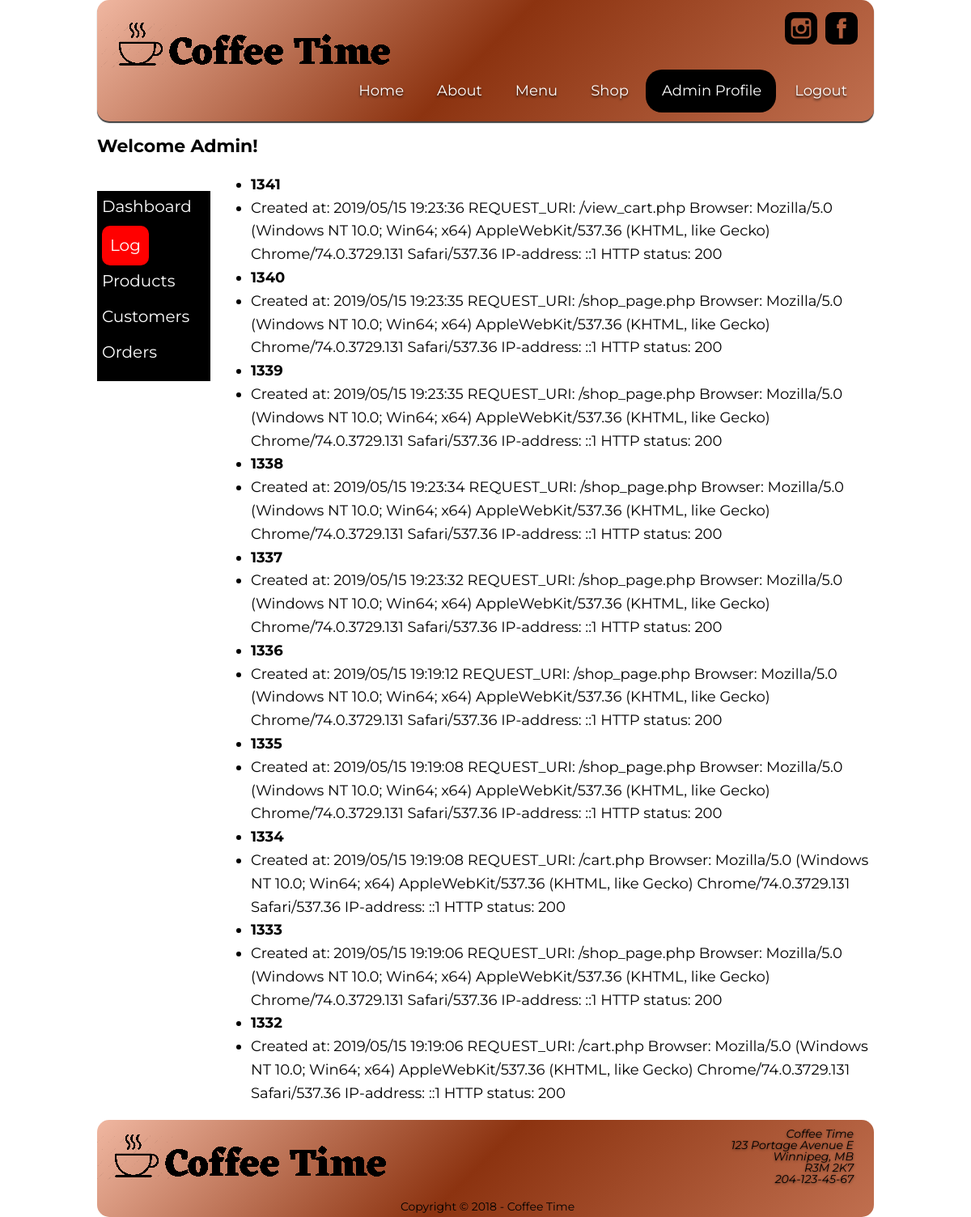
The app's page /admin_page.php (signed in) with its own data.
### tables this page shows
CREATE TABLE `log` (
  `id` int(11) NOT NULL AUTO_INCREMENT,
  `event` text,
  PRIMARY KEY (`id`)
);

### public/admin_page.php (the view, shortened to what this page needs)
<?php
require __DIR__ . '/../config/config.php';
$title = 'admin_page';
$h1 = 'Welcome Admin!';
$query = "SELECT *
          FROM log
          ORDER BY id DESC
          LIMIT 10";
$stmt = $dbh->prepare($query);
$stmt->execute();
$result = $stmt->fetchAll(\PDO::FETCH_ASSOC);
include __DIR__ . '/../inc/header.inc.php';
?>
  <main>
    <h1><?=$h1?></h1>
<?php include __DIR__ . '/../inc/admin.inc.php'; ?>
<div id="admin_page" style="background-color: #fff; margin-left: 150px" >
<?php if ($result) : ?>
<ul>
    <?php foreach ($result as $value) :?>
     <li><strong><?php echo $value['id'] ?></strong></li>
     <li><?php echo $value['event'] ?></li>
    <?php endforeach; ?>
</ul>
<?php else : ?>
  <h2>Sorry ther is an error in your events</h2>
<?php endif; ?>
</div>
</body>
    <?php
    include __DIR__ . '/../inc/footer.inc.php';
    ?>
</html>

### inc/header.inc.php (shortened to what this page needs)
<!doctype html>
<html lang="en">
  <head>
    <link rel="stylesheet"
          href="styles/capstone_project_screen.css"
          type="text/css"
          media="screen and (min-width: 751px)"
    />
    <link rel="stylesheet"
          href="styles/capstone_mobile.css"
          type="text/css"
          media="screen and (max-width: 750px)"
    />
    <link rel="stylesheet"
          href="styles/capstone_print.css"
          type="text/css"
          media="print"
    />
  </head>
    <body id="<?=$title?>">
    <div id="wrapper">
      <header>
        <div id="header">
          <div id="main_logo"></div>
          <div id="facebook"></div>
          <div id="instagram"></div>
        </div>
        <nav>
          <ul id="navlist">
            <li><a href="index.php" class="page1">Home</a></li>
            <li><a href="about_page.php" class="page2">About</a></li>
            <li><a href="menu_page.php" class="page3">Menu</a></li>
            <li><a href="shop_page.php" class="page4">Shop</a></li>
            <?php if (empty($_SESSION['logged_in'])) : ?>
            <li><a href="login_page.php" class="page5">LogIn</a></li>
            <li><a href="register_page.php" class="page6">Register</a></li>
            <?php else : ?>
                <?php if (!empty($_SESSION['admin'])) :?>
              <li><a href="admin_dashboard.php" class="page10" style="background-color: #000">Admin Profile</a></li>
              <li><a href="login_page.php?logout=1">Logout</a></li>
                <?php else :?>
              <li><a href="profile_page.php" class="page7">Profile</a></li>
              <li><a href="payment.php" class="page8">Payment</a></li>
              <li><a href="login_page.php?logout=1">LogOut</a></li>
                <?php endif ?>
            <?php endif ?>
          </ul>
        </nav>
      </header>

### inc/admin.inc.php (shortened to what this page needs)
<!doctype html>
<html lang="en">
  <head>
    <div id="nav_admin">
    <nav>
        <ul>
          <li><a href="admin_dashboard.php" class="page11">Dashboard</a></li>
          <li><a href="admin_page.php" class="page12">Log</a></li>
          <li><a href="admin_products.php" class="page13">Products</a></li>
          <li><a href="admin_customers.php" class="page14">Customers</a></li>
          <li><a href="admin_orders.php" class="page15">Orders</a></li>
        </ul>
    </nav>
  </div>

### inc/footer.inc.php (shortened to what this page needs)
  <footer>
        <div id="main_logo_footer">
        </div>
        <div id="address">
          <address>
            Coffee Time<br />
            123 Portage Avenue E<br />
            Winnipeg, MB<br />
            R3M 2K7<br />
            204-123-45-67
          </address>
        </div>
        <p class="copy">Copyright &copy; 2018 - Coffee Time</p>
  </footer>
</body>
</html>

### public/styles/capstone_project_screen.css (style rules this page uses)
body { font-size: 18px; line-height: 1.3em; font-family: 'Montserrat', Arial, sans-serif; color: #000; background-color: #fff; margin: 0 auto; }
#wrapper { width: 960px; top: 0; margin: 0 auto; background-color: #fff; position: relative; }
header { background-color: #fff; width: 100%; position: relative; }
div #main_logo { width: 373px; height: 83px; margin-left: 5px; top: 10px; background-image: url(../images/new_logo1.png); background-repeat: no-repeat; position: absolute; z-index: 10000; }
div #facebook { background-image: url(../images/fb_icon.svg); background-repeat: no-repeat; width: 40px; height: 40px; position: absolute; right: 20px; margin-top: 15px; }
div #instagram { background-image: url(../images/insta_icon.svg); background-repeat: no-repeat; width: 40px; height: 40px; position: absolute; right: 70px; margin-top: 15px; }
div #header { width: 100%; height:150px; border-radius: 15px; background: linear-gradient(135deg, #f0b7a1 0%,#8c3310 49%,#8c3310 49%,#bf6e4e 99%,#8c3310 100%,#752201 100%); box-shadow: 0 2px 1px rgba(0,0,0,0.75); background-color: #a95b0d; position: relative; }
div#nav_admin nav { width: 140px; height: 235px; float: left; background-color: #000; text-align: left; margin-top: 25px; color: #fff; margin-bottom: 15px; }
div#nav_admin nav ul { margin: 0px; padding-left: 1px; left: 5px; }
div#nav_admin nav ul li { display: inline-block; list-style-type: none; }
div#nav_admin nav ul li a { padding: 5px 0px 10px 5px; display: block; text-decoration: none; color: #fff; font-size: 20px; }
#admin_dashboard_page div#nav_admin nav ul li a.page11, #admin_page div#nav_admin nav ul li a.page12, #admin_products_page div#nav_admin nav ul li a.page13, #admin_customers_page div#nav_admin nav ul li a.page14, #admin_orders_page div#nav_admin nav ul li a.page15 { background-color: #f00; padding: 10px; margin-left: 5px; border-radius: 10px; }
header nav { width: 100%; min-height: auto; text-align: center; position: absolute; top: 78px; }
header nav ul { margin: 0; position: absolute; right: 12px; }
header nav ul li { display: inline-block; list-style-type: none; float: left; padding-top: 8px; padding-right: 3px; }
header nav ul li a { font-size: 24px; padding: 15px 18px 15px 20px; border-radius: 20px; display: block; text-decoration: none; color: #fff; text-shadow: 0 2px 3px rgba(0,0,0,0.8); opacity: 1; font-size: 18px; transition: all ease-in-out .2s; }
main { font-size: 18px; display: block; background-color: #fff; line-height: 1.6em; min-height: 1100px; text-align: left; z-index: 10; margin: 0 auto; position: relative; }
main p { margin-left: 5px; }
h1 { text-align: left; font-size: 22px; font-weight: 700; margin-top: 17px; }
footer { min-height: 120px; background-color: #a95b0d; background: linear-gradient(135deg, #f0b7a1 0%,#8c3310 49%,#8c3310 49%,#bf6e4e 99%,#8c3310 100%,#752201 100%); border-radius: 15px; position: relative; margin-top: 15px; }
footer div#address address { position: absolute; text-align: right; font-style: italic; font-size: 14px; right: 25px; top: 10px; line-height: 1em; text-shadow: 0px 1px 3px rgba(0,0,0,0.5); z-index: 10; }
footer div#main_logo_footer { background-image: url(../images/new_logo1.png); background-repeat: no-repeat; position: absolute; width: 373px; height: 83px; padding: 10px; }
footer p.copy { font-size: 14px; text-align: center; padding-top: 100px; line-height: 1em; }
ul li a { color: #f60; background-color: transparent; text-decoration: underline; padding-left: 5px; }

### inc/header.inc.php (style rules this page uses)
@media screen and (min-width: 769px) { #wrapper { width: 960px; background-color: #fff; position: relative; } }

### records on screen
log: id "1341", event "Created at: 2019/05/15 19:23:36 REQUEST_URI: /view_cart.php Browser: Mozilla/5.0 (Windows NT 10.0; Win64; x64) AppleWebKit/537.36 (KHTML, like Gecko) Chrome/74.0.3729.131 Safari/537.36 IP-address: ::1 HTTP status: 200"
log: id "1340", event "Created at: 2019/05/15 19:23:35 REQUEST_URI: /shop_page.php Browser: Mozilla/5.0 (Windows NT 10.0; Win64; x64) AppleWebKit/537.36 (KHTML, like Gecko) Chrome/74.0.3729.131 Safari/537.36 IP-address: ::1 HTTP status: 200"
log: id "1339", event "Created at: 2019/05/15 19:23:35 REQUEST_URI: /shop_page.php Browser: Mozilla/5.0 (Windows NT 10.0; Win64; x64) AppleWebKit/537.36 (KHTML, like Gecko) Chrome/74.0.3729.131 Safari/537.36 IP-address: ::1 HTTP status: 200"
log: id "1338", event "Created at: 2019/05/15 19:23:34 REQUEST_URI: /shop_page.php Browser: Mozilla/5.0 (Windows NT 10.0; Win64; x64) AppleWebKit/537.36 (KHTML, like Gecko) Chrome/74.0.3729.131 Safari/537.36 IP-address: ::1 HTTP status: 200"
log: id "1337", event "Created at: 2019/05/15 19:23:32 REQUEST_URI: /shop_page.php Browser: Mozilla/5.0 (Windows NT 10.0; Win64; x64) AppleWebKit/537.36 (KHTML, like Gecko) Chrome/74.0.3729.131 Safari/537.36 IP-address: ::1 HTTP status: 200"
log: id "1336", event "Created at: 2019/05/15 19:19:12 REQUEST_URI: /shop_page.php Browser: Mozilla/5.0 (Windows NT 10.0; Win64; x64) AppleWebKit/537.36 (KHTML, like Gecko) Chrome/74.0.3729.131 Safari/537.36 IP-address: ::1 HTTP status: 200"
log: id "1335", event "Created at: 2019/05/15 19:19:08 REQUEST_URI: /shop_page.php Browser: Mozilla/5.0 (Windows NT 10.0; Win64; x64) AppleWebKit/537.36 (KHTML, like Gecko) Chrome/74.0.3729.131 Safari/537.36 IP-address: ::1 HTTP status: 200"
log: id "1334", event "Created at: 2019/05/15 19:19:08 REQUEST_URI: /cart.php Browser: Mozilla/5.0 (Windows NT 10.0; Win64; x64) AppleWebKit/537.36 (KHTML, like Gecko) Chrome/74.0.3729.131 Safari/537.36 IP-address: ::1 HTTP status: 200"
log: id "1333", event "Created at: 2019/05/15 19:19:06 REQUEST_URI: /shop_page.php Browser: Mozilla/5.0 (Windows NT 10.0; Win64; x64) AppleWebKit/537.36 (KHTML, like Gecko) Chrome/74.0.3729.131 Safari/537.36 IP-address: ::1 HTTP status: 200"
log: id "1332", event "Created at: 2019/05/15 19:19:06 REQUEST_URI: /cart.php Browser: Mozilla/5.0 (Windows NT 10.0; Win64; x64) AppleWebKit/537.36 (KHTML, like Gecko) Chrome/74.0.3729.131 Safari/537.36 IP-address: ::1 HTTP status: 200"

### other values on screen
$h1 "Welcome Admin!"
